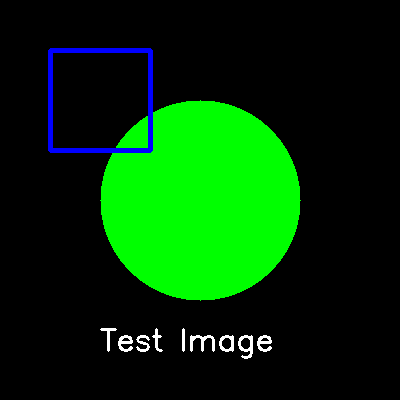
#> input picture images/test.png, 400 x 400 px
$ python -i edge_detection.py   (imports and definitions only)   (older library calls are emulated)
#> lines starting #> are read from the running program, lines starting #| are printed output that depends on the picture
import cv2
import numpy as np
from typing import Tuple

class EdgeDetectionProcessor:
    @staticmethod
    def canny(image: np.ndarray, threshold1: float = 100,
              threshold2: float = 200, aperture_size: int = 3) -> np.ndarray:
        return cv2.Canny(image, threshold1, threshold2, apertureSize=aperture_size)

    @staticmethod
    def sobel(image: np.ndarray, direction: str = 'x',
              ksize: int = 3) -> np.ndarray:
        if direction == 'x':
            return cv2.Sobel(image, cv2.CV_64F, 1, 0, ksize=ksize)
        elif direction == 'y':
            return cv2.Sobel(image, cv2.CV_64F, 0, 1, ksize=ksize)
        else:
            sobelx = cv2.Sobel(image, cv2.CV_64F, 1, 0, ksize=ksize)
            sobely = cv2.Sobel(image, cv2.CV_64F, 0, 1, ksize=ksize)
            return np.sqrt(sobelx**2 + sobely**2)

    @staticmethod
    def laplacian(image: np.ndarray, ksize: int = 3) -> np.ndarray:
        return cv2.Laplacian(image, cv2.CV_64F, ksize=ksize)

    @staticmethod
    def scharr(image: np.ndarray, direction: str = 'x') -> np.ndarray:
        if direction == 'x':
            return cv2.Scharr(image, cv2.CV_64F, 1, 0)
        else:
            return cv2.Scharr(image, cv2.CV_64F, 0, 1)

>>> import cv2
>>> picture = cv2.imread('../../images/test.png')
#> picture is the input picture: shape (400, 400, 3); mean B, G, R 5.1, 51.4, 1.9
>>> result = EdgeDetectionProcessor().sobel(picture)
#> in sobel, `return cv2.Sobel(image, cv2.CV_64F, 1, 0, ksize=ksize)`:
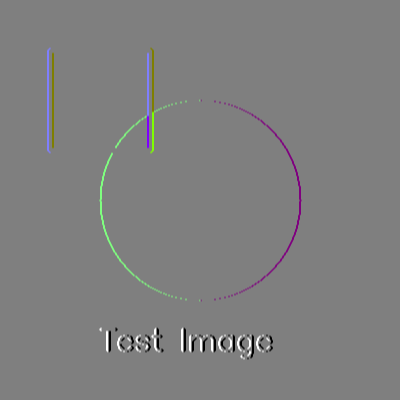
#> returned value: shape (400, 400, 3) float64; mean of channels 0, 1, 2 0, 0, 0; drawn with min black and max white
